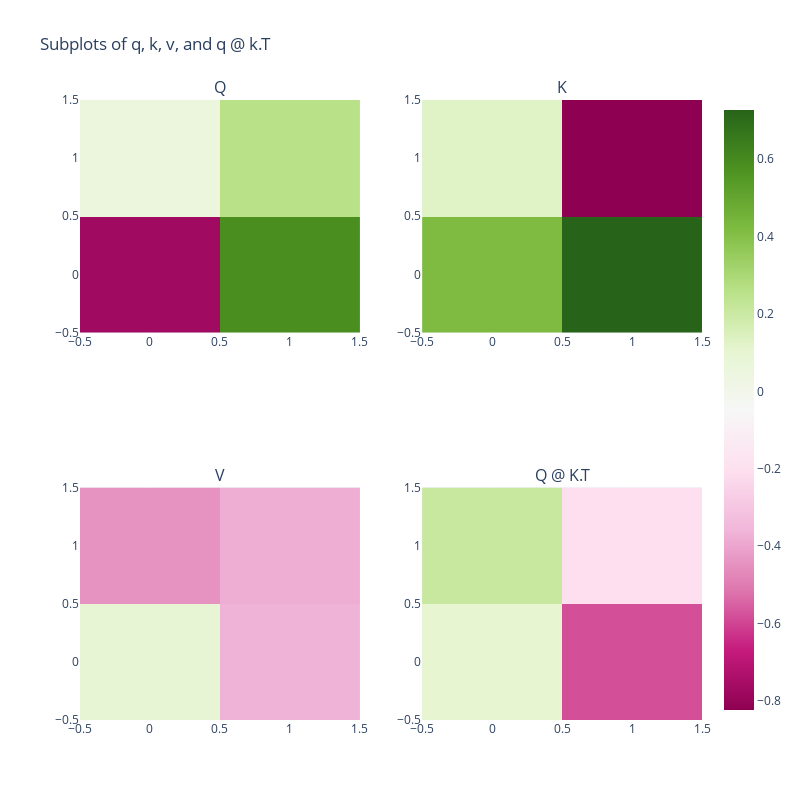

Source (notebook cell):
### Code cell
import plotly.express as px
import plotly.subplots as sp

print(model)

qkv = model.transformer[0].attn.in_proj_weight.detach()
q, k, v = qkv.reshape(3, hidden_dim, hidden_dim)
qkT = q @ k.T

# Create subplots
fig = sp.make_subplots(rows=2, cols=2, subplot_titles=("Q", "K", "V", "Q @ K.T"))

# Add q plot
fig.add_trace(px.imshow(q).data[0], row=1, col=1)

# Add k plot
fig.add_trace(px.imshow(k).data[0], row=1, col=2)

# Add v plot
fig.add_trace(px.imshow(v).data[0], row=2, col=1)

# Add q @ k.T plot
fig.add_trace(px.imshow(qkT).data[0], row=2, col=2)

# Update layout
fig.update_layout(height=800, width=800, title_text="Subplots of q, k, v, and q @ k.T")

fig.show()

### Figure 1 — Plotly figure (JSON) as saved in the notebook; plotly's stock layout.template omitted (floating-point values rounded to 4 significant figures)
{"data": [{"coloraxis": "coloraxis", "hovertemplate": "x: %{x}<br>y: %{y}<br>color: %{z}<extra></extra>", "name": "0", "type": "heatmap", "xaxis": "x", "yaxis": "y", "z": [[-0.7708, 0.5852], [0.05687, 0.2582]]}, {"coloraxis": "coloraxis", "hovertemplate": "x: %{x}<br>y: %{y}<br>color: %{z}<extra></extra>", "name": "0", "type": "heatmap", "xaxis": "x2", "yaxis": "y2", "z": [[0.4196, 0.7268], [0.1262, -0.8228]]}, {"coloraxis": "coloraxis", "hovertemplate": "x: %{x}<br>y: %{y}<br>color: %{z}<extra></extra>", "name": "0", "type": "heatmap", "xaxis": "x3", "yaxis": "y3", "z": [[0.08883, -0.3658], [-0.4434, -0.3812]]}, {"coloraxis": "coloraxis", "hovertemplate": "x: %{x}<br>y: %{y}<br>color: %{z}<extra></extra>", "name": "0", "type": "heatmap", "xaxis": "x4", "yaxis": "y4", "z": [[0.1019, -0.5788], [0.2115, -0.2053]]}], "layout": {"annotations": [{"font": {"size": 16}, "showarrow": false, "text": "Q", "x": 0.225, "xanchor": "center", "xref": "paper", "y": 1, "yanchor": "bottom", "yref": "paper"}, {"font": {"size": 16}, "showarrow": false, "text": "K", "x": 0.775, "xanchor": "center", "xref": "paper", "y": 1, "yanchor": "bottom", "yref": "paper"}, {"font": {"size": 16}, "showarrow": false, "text": "V", "x": 0.225, "xanchor": "center", "xref": "paper", "y": 0.375, "yanchor": "bottom", "yref": "paper"}, {"font": {"size": 16}, "showarrow": false, "text": "Q @ K.T", "x": 0.775, "xanchor": "center", "xref": "paper", "y": 0.375, "yanchor": "bottom", "yref": "paper"}], "height": 800, "title": {"text": "Subplots of q, k, v, and q @ k.T"}, "width": 800, "xaxis": {"anchor": "y", "domain": [0, 0.45]}, "xaxis2": {"anchor": "y2", "domain": [0.55, 1]}, "xaxis3": {"anchor": "y3", "domain": [0, 0.45]}, "xaxis4": {"anchor": "y4", "domain": [0.55, 1]}, "yaxis": {"anchor": "x", "domain": [0.625, 1]}, "yaxis2": {"anchor": "x2", "domain": [0.625, 1]}, "yaxis3": {"anchor": "x3", "domain": [0, 0.375]}, "yaxis4": {"anchor": "x4", "domain": [0, 0.375]}}}
